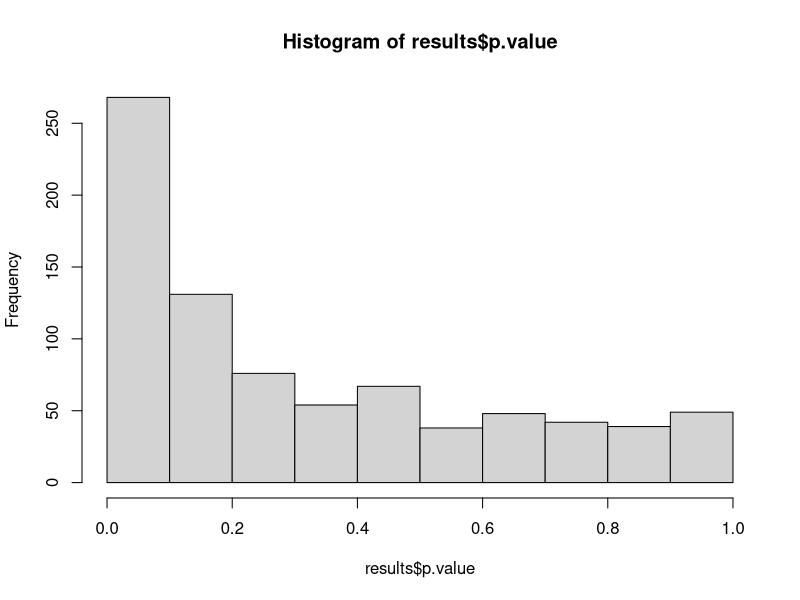
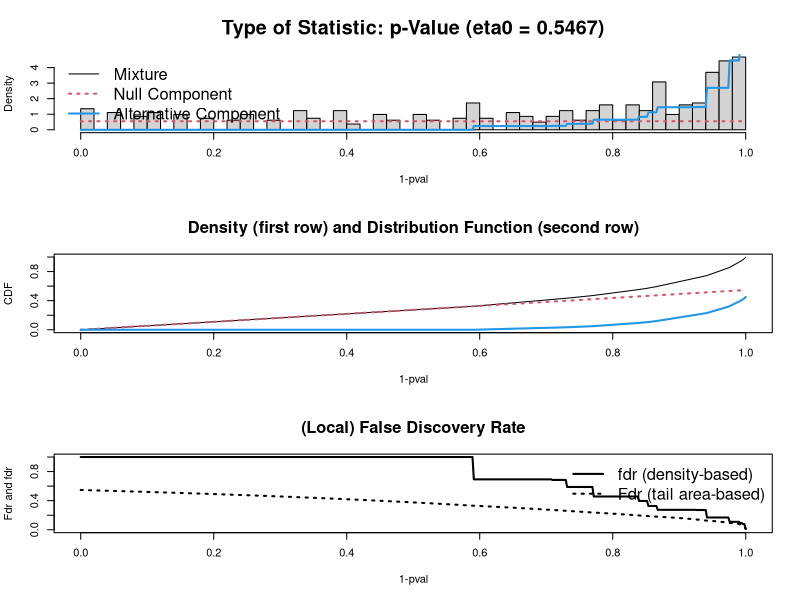
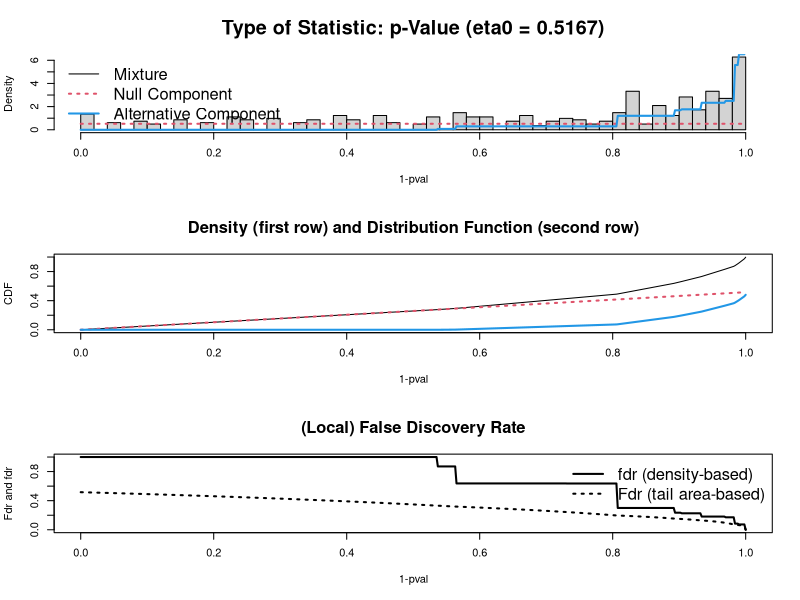
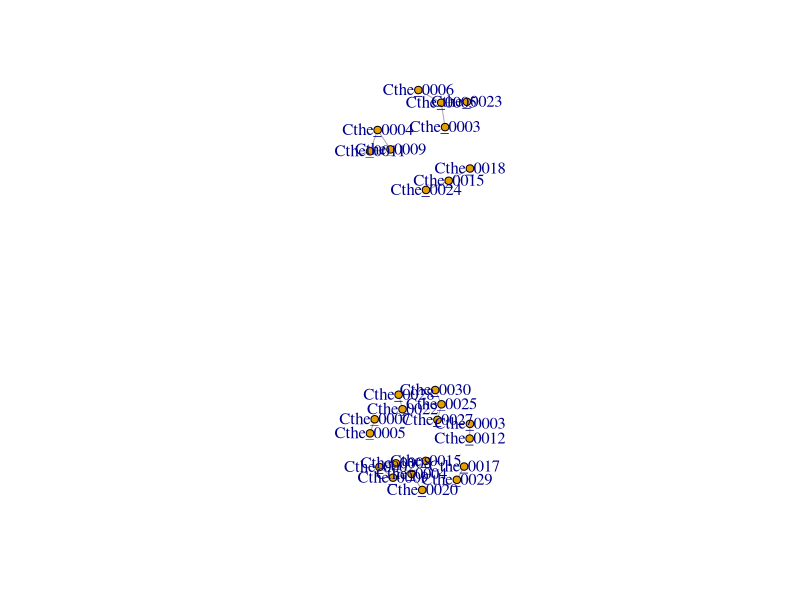
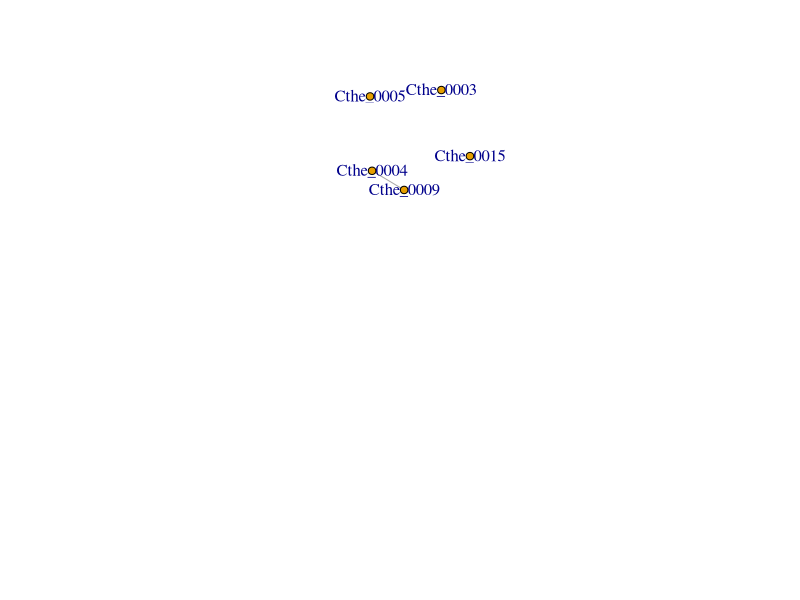

Write the R code that produced these figures, in order.
library(vegan)
library(reshape)

# read in your dataset here
dataset<-read.csv("sample_inputdata.csv")
head(dataset)

trts<-as.vector(unique(dataset$treatment))
trts

results<-data.frame()

options(warnings=-1)
for(a in 1:length(trts)){
	# replace #treatment# with your actual variable name here that determines treatments
	temp<-subset(dataset, treatment==trts[a])
	
	# change #X# to the column where your first variable starts
	for(b in 3:(dim(temp)[2]-1)){
		#every species will be compared to every other species, so there has to be another loop that iterates down the rest of the columns
		for(c in (b+1):(dim(temp)[2])){
			
			#summing the abundances of species of the columns that will be compared
			species1.ab<-sum(temp[,b])
			species2.ab<-sum(temp[,c])
			#if the column is all 0's no co-occurrence will be performed
			if(species1.ab >0 & species2.ab >0){
				test<-cor.test(temp[,b],temp[,c],method="spearman",na.action=na.rm)
				rho<-test$estimate
				p.value<-test$p.value
			}
			
			if(species1.ab <=0 | species2.ab <= 0){
				rho<-0
				p.value<-1
			}	
			
			new.row<-data.frame(trts[a],names(temp)[b],names(temp)[c],rho,p.value,species1.ab,species2.ab)
			results<-rbind(results,new.row)			
			print(paste(c/dim(temp)[2]*100,"% Done of Treatment ",trts[a],sep=""))
		}
		
	}	
}

names(results)<-c("trt","taxa1","taxa2","rho","p.value","ab1","ab2")
head(results)
hist(results$p.value)

# change pvalues based on false discovery rate within each treatment
# install.packages("fdrtool")
library(fdrtool)
results_0<-subset(results, trt==0)
results_0$q.value<-fdrtool(results_0$p.value,statistic="pvalue")$qval
results_1<-subset(results, trt==1)
results_1$q.value<-fdrtool(results_1$p.value,statistic="pvalue")$qval

# trying this with the different treatments based on qvalues, this may be too conservative

library(igraph)
par(mfrow=c(2,1))
gLB0<-graph.edgelist(as.matrix(subset(results_0, q.value < 0.05)[,c(2:3)]),directed=F)
gLB1<-graph.edgelist(as.matrix(subset(results_1, q.value < 0.05)[,c(2:3)]),directed=F)
plot(gLB0)
plot(gLB1)
g_int<-graph.intersection(gLB0,gLB1,byname=T,keep.all.vertices=F)
plot(g_int)
